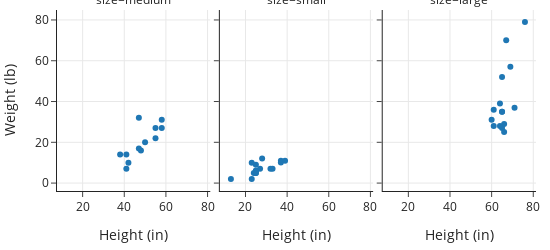

The cell this chart's notebook holds for it:
### Markdown cell above
This particular `Figure` holds one plot, but `Figure` objects can hold any number of plots. Below, we create a facet of three scatter plots.

### Code cell
px.scatter(dogs, x='height', y='weight',
           facet_col='size',
           labels=dict(height="Height (in)", weight="Weight (lb)"),
           width=550, height=250)

### Figure 1 — Plotly figure (JSON) as saved in the notebook; plotly's stock layout.template omitted (floating-point values rounded to 4 significant figures)
{"data": [{"hovertemplate": "size=medium<br>Height (in)=%{x}<br>Weight (lb)=%{y}<extra></extra>", "legendgroup": "", "marker": {"color": "#1F77B4", "symbol": "circle"}, "mode": "markers", "name": "", "orientation": "v", "showlegend": false, "type": "scatter", "x": [48, 41, 55, 50, 58, 58, 41, 42, 38, 47, 47, 55], "xaxis": "x", "y": [16, 14, 22, 20, 31, 27, 7, 10, 14, 32, 17, 27], "yaxis": "y"}, {"hovertemplate": "size=small<br>Height (in)=%{x}<br>Weight (lb)=%{y}<extra></extra>", "legendgroup": "", "marker": {"color": "#1F77B4", "symbol": "circle"}, "mode": "markers", "name": "", "orientation": "v", "showlegend": false, "type": "scatter", "x": [25, 37, 37, 27, 33, 13, 25, 23, 25, 39, 24, 25, 32, 28, 23, 25], "xaxis": "x2", "y": [6, 11, 10.15, 7, 7, 2, 5, 2, 6, 11, 5, 5, 7, 12, 10, 9], "yaxis": "y2"}, {"hovertemplate": "size=large<br>Height (in)=%{x}<br>Weight (lb)=%{y}<extra></extra>", "legendgroup": "", "marker": {"color": "#1F77B4", "symbol": "circle"}, "mode": "markers", "name": "", "orientation": "v", "showlegend": false, "type": "scatter", "x": [61, 65, 66, 60, 64, 65, 66, 69, 65, 71, 61, 64, 65, 76, 67], "xaxis": "x3", "y": [28, 27, 29, 31, 28, 35, 25, 57, 35, 37, 36, 39, 52, 79, 70], "yaxis": "y3"}], "layout": {"annotations": [{"font": {}, "showarrow": false, "text": "size=medium", "x": 0.16, "xanchor": "center", "xref": "paper", "y": 1, "yanchor": "bottom", "yref": "paper"}, {"font": {}, "showarrow": false, "text": "size=small", "x": 0.5, "xanchor": "center", "xref": "paper", "y": 1, "yanchor": "bottom", "yref": "paper"}, {"font": {}, "showarrow": false, "text": "size=large", "x": 0.84, "xanchor": "center", "xref": "paper", "y": 1, "yanchor": "bottom", "yref": "paper"}], "height": 250, "legend": {"tracegroupgap": 0}, "width": 550, "xaxis": {"anchor": "y", "autorange": true, "domain": [0, 0.32], "range": [7.488, 81.51], "title": {"text": "Height (in)"}, "type": "linear"}, "xaxis2": {"anchor": "y2", "autorange": true, "domain": [0.34, 0.66], "matches": "x", "range": [7.488, 81.51], "title": {"text": "Height (in)"}, "type": "linear"}, "xaxis3": {"anchor": "y3", "autorange": true, "domain": [0.68, 1.0], "matches": "x", "range": [7.488, 81.51], "title": {"text": "Height (in)"}, "type": "linear"}, "yaxis": {"anchor": "x", "autorange": true, "domain": [0, 1], "range": [-4.342, 85.34], "title": {"text": "Weight (lb)"}, "type": "linear"}, "yaxis2": {"anchor": "x2", "autorange": true, "domain": [0, 1], "matches": "y", "range": [-4.342, 85.34], "showticklabels": false, "type": "linear"}, "yaxis3": {"anchor": "x3", "autorange": true, "domain": [0, 1], "matches": "y", "range": [-4.342, 85.34], "showticklabels": false, "type": "linear"}}}
